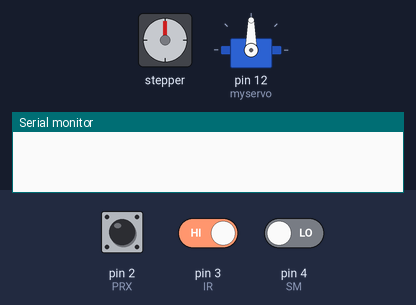
A sketch run on a simulated Arduino Uno, built with avr-gcc and run on an emulated ATmega328P. Parts: stepper motor, servo, the last lines printed to the serial monitor. Wiring (inferred from the names in the program): stepper motor (200 steps per turn assumed): coils pin 8, pin 9, pin 10, pin 11. The inputs (shaded band) are chosen by the test bench; at power-on: pin 3 (IR) HIGH, pin 2 (PRX) HIGH, pin 4 (SM) LOW.

Above: at 1.2 s.
1.3 s: pin 3 (IR) driven LOW
At 2.7 s:
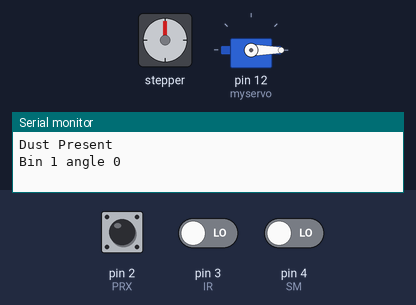
Timing chart, 0 to 4.3 s (numbered marks = the images above; inputs shaded):
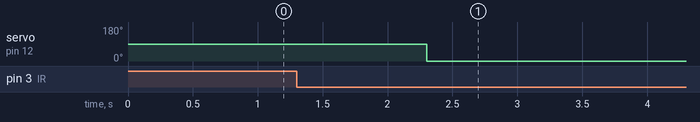

The sketch:

waste_seggregator.ino
```cpp
#include <Servo.h>
const int PRX = 2;
const int IR = 3;
const int SM = 4;
const int STEPPER_PIN_1 = 8;
const int STEPPER_PIN_2 = 9;
const int STEPPER_PIN_3 = 10;
const int STEPPER_PIN_4 = 11;
const int STEPS_PER_REVOLUTION = 200;
int dust = 0;
int angle = 0;
Servo myservo;
int pos = 0;
void setup() {
  Serial.begin(9600);
  myservo.attach(12);
  pinMode(PRX, INPUT_PULLUP);
  pinMode(IR, INPUT_PULLUP);
  pinMode(SM, INPUT);
  pinMode(STEPPER_PIN_1, OUTPUT);
  pinMode(STEPPER_PIN_2, OUTPUT);
  pinMode(STEPPER_PIN_3, OUTPUT);
  pinMode(STEPPER_PIN_4, OUTPUT);
}
void loop() {
  if (digitalRead(IR) == 1) {
    while (digitalRead(IR) == 1) {}
    Serial.println("Dust Present");
    dust = 1;
    delay(1000);
  }
  if (dust == 1) {
    if (digitalRead(PRX) == 0) {
      angle = 240;
      Serial.println("Bin 3 angle 240");
    }
    else if (digitalRead(SM) == 0) {
      angle = 0;
      Serial.println("Bin 1 angle 0");
    }
    else {
      angle = 120;
      Serial.println("Bin 2 angle 120");
    }
    myservo.write(angle);
    delay(1000);
    int stepperSteps = angle * (STEPS_PER_REVOLUTION / 360);
    rotateStepper(stepperSteps);
    dust = 0;
  }
  else {
    Serial.println("Dust empty");
    delay(1000);
  }
}
void rotateStepper(int steps) {
  const int stepSequence[][4] = {
    {HIGH, LOW, LOW, HIGH},
    {HIGH, HIGH, LOW, LOW},
    {LOW, HIGH, HIGH, LOW},
    {LOW, LOW, HIGH, HIGH}
  };
  int currentStep = 0;
  unsigned long previousMillis = 0;
  const long stepInterval = 2;
  for (int i = 0; i < steps; i++) {
    unsigned long currentMillis = millis();
    if (currentMillis - previousMillis >= stepInterval) {
      digitalWrite(STEPPER_PIN_1, stepSequence[currentStep][0]);
      digitalWrite(STEPPER_PIN_2, stepSequence[currentStep][1]);
      digitalWrite(STEPPER_PIN_3, stepSequence[currentStep][2]);
      digitalWrite(STEPPER_PIN_4, stepSequence[currentStep][3]);
      currentStep++;
      if (currentStep == 4) {
        currentStep = 0;
      }
      previousMillis = currentMillis;
    }
  }
}
```

Measured:
- after the input at 1.3 s, servo on pin 12 (myservo): 90° → 0° after 1.0 s
